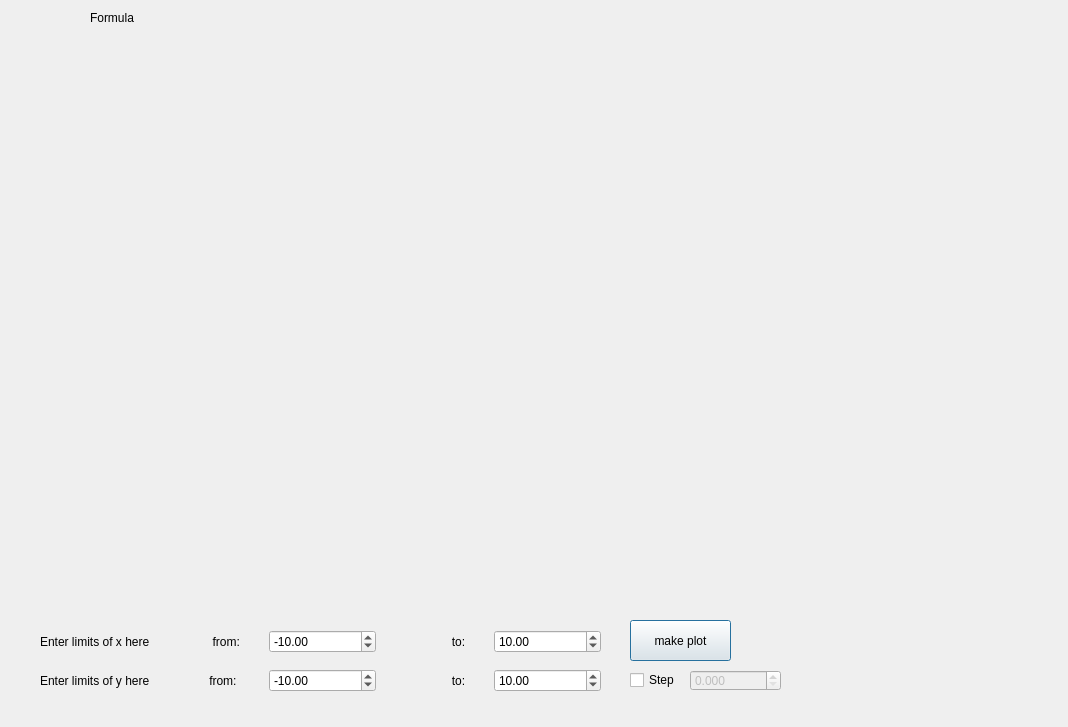
<?xml version="1.0" encoding="UTF-8"?>
<ui version="4.0">
 <class>graphic</class>
 <widget class="QDialog" name="graphic">
  <property name="geometry">
   <rect>
    <x>0</x>
    <y>0</y>
    <width>1068</width>
    <height>727</height>
   </rect>
  </property>
  <property name="windowTitle">
   <string>Plot</string>
  </property>
  <widget class="QCustomPlot" name="plot" native="true">
   <property name="geometry">
    <rect>
     <x>20</x>
     <y>40</y>
     <width>1011</width>
     <height>561</height>
    </rect>
   </property>
  </widget>
  <widget class="QLabel" name="Formula">
   <property name="geometry">
    <rect>
     <x>270</x>
     <y>10</y>
     <width>311</width>
     <height>16</height>
    </rect>
   </property>
   <property name="text">
    <string/>
   </property>
  </widget>
  <widget class="QLabel" name="label_8">
   <property name="geometry">
    <rect>
     <x>90</x>
     <y>10</y>
     <width>171</width>
     <height>16</height>
    </rect>
   </property>
   <property name="text">
    <string>Formula </string>
   </property>
  </widget>
  <widget class="QWidget" name="gridLayoutWidget">
   <property name="geometry">
    <rect>
     <x>40</x>
     <y>620</y>
     <width>561</width>
     <height>82</height>
    </rect>
   </property>
   <layout class="QGridLayout" name="gridLayout">
    <item row="0" column="0">
     <widget class="QLabel" name="label">
      <property name="text">
       <string>Enter limits of x here</string>
      </property>
     </widget>
    </item>
    <item row="1" column="2">
     <widget class="QDoubleSpinBox" name="left_y_box">
      <property name="minimum">
       <double>-1000000.000000000000000</double>
      </property>
      <property name="maximum">
       <double>999999.000000000000000</double>
      </property>
      <property name="value">
       <double>-10.000000000000000</double>
      </property>
     </widget>
    </item>
    <item row="0" column="3">
     <widget class="QLabel" name="label_2">
      <property name="text">
       <string>                     to:</string>
      </property>
     </widget>
    </item>
    <item row="1" column="0">
     <widget class="QLabel" name="label_6">
      <property name="text">
       <string>Enter limits of y here</string>
      </property>
     </widget>
    </item>
    <item row="1" column="3">
     <widget class="QLabel" name="label_5">
      <property name="text">
       <string>                     to:</string>
      </property>
     </widget>
    </item>
    <item row="1" column="4">
     <widget class="QDoubleSpinBox" name="right_y_box">
      <property name="minimum">
       <double>-999999.000000000000000</double>
      </property>
      <property name="maximum">
       <double>1000000.000000000000000</double>
      </property>
      <property name="value">
       <double>10.000000000000000</double>
      </property>
     </widget>
    </item>
    <item row="0" column="4">
     <widget class="QDoubleSpinBox" name="right_x_box">
      <property name="minimum">
       <double>-999999.000000000000000</double>
      </property>
      <property name="maximum">
       <double>1000000.000000000000000</double>
      </property>
      <property name="value">
       <double>10.000000000000000</double>
      </property>
     </widget>
    </item>
    <item row="0" column="2">
     <widget class="QDoubleSpinBox" name="left_x_box">
      <property name="minimum">
       <double>-1000000.000000000000000</double>
      </property>
      <property name="maximum">
       <double>999999.000000000000000</double>
      </property>
      <property name="value">
       <double>-10.000000000000000</double>
      </property>
     </widget>
    </item>
    <item row="1" column="1">
     <widget class="QLabel" name="label_4">
      <property name="text">
       <string>                from:</string>
      </property>
     </widget>
    </item>
    <item row="0" column="1">
     <widget class="QLabel" name="label_3">
      <property name="text">
       <string>                 from:</string>
      </property>
     </widget>
    </item>
   </layout>
  </widget>
  <widget class="QLabel" name="label_warning">
   <property name="geometry">
    <rect>
     <x>50</x>
     <y>590</y>
     <width>551</width>
     <height>21</height>
    </rect>
   </property>
   <property name="text">
    <string/>
   </property>
  </widget>
  <widget class="QDoubleSpinBox" name="stepSpinBox">
   <property name="enabled">
    <bool>false</bool>
   </property>
   <property name="geometry">
    <rect>
     <x>690</x>
     <y>670</y>
     <width>91</width>
     <height>21</height>
    </rect>
   </property>
   <property name="decimals">
    <number>3</number>
   </property>
   <property name="maximum">
    <double>100000.000000000000000</double>
   </property>
  </widget>
  <widget class="QCheckBox" name="checkBox_step">
   <property name="geometry">
    <rect>
     <x>630</x>
     <y>670</y>
     <width>51</width>
     <height>20</height>
    </rect>
   </property>
   <property name="text">
    <string>Step</string>
   </property>
  </widget>
  <widget class="QPushButton" name="pushButton_makePlot">
   <property name="geometry">
    <rect>
     <x>630</x>
     <y>620</y>
     <width>101</width>
     <height>41</height>
    </rect>
   </property>
   <property name="text">
    <string>make plot</string>
   </property>
  </widget>
 </widget>
 <customwidgets>
  <customwidget>
   <class>QCustomPlot</class>
   <extends>QWidget</extends>
   <header>qcustomplot.h</header>
   <container>1</container>
  </customwidget>
 </customwidgets>
 <resources/>
 <connections/>
</ui>
